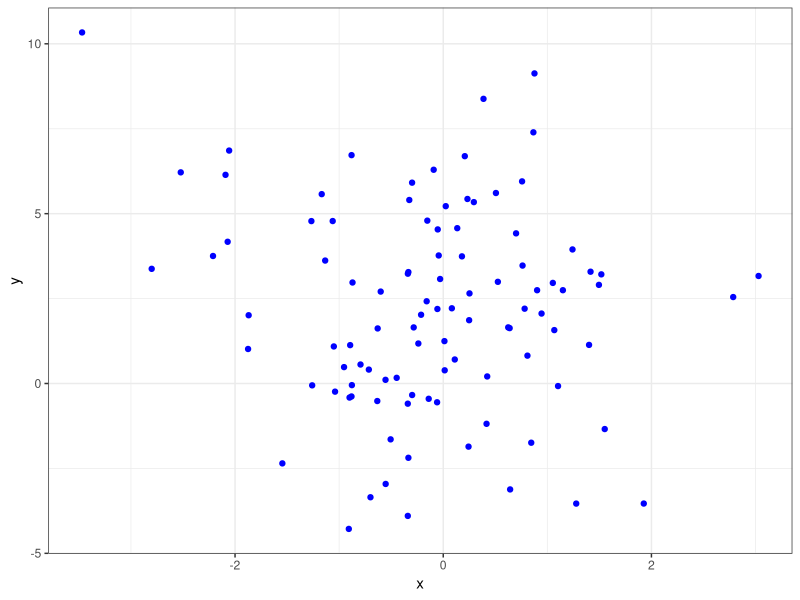

Reproduce this figure in R.
## ---- chunk 1
knitr::opts_chunk$set(echo = TRUE)
## ---- chunk 2
# library 
library(ggplot2)
library(dplyr)

## ---- chunk 3
# generating data
x <- rnorm(100, 0, 1)
y <- rnorm(100,2,3)

# generating data frame 
MyData <- data.frame(x, y)
glimpse(MyData)
## ---- chunk 4
# generating plot 
ggplot(MyData, aes(x = x, y = y)) + 
  geom_point(colour = "blue") + 
  theme_bw() 

